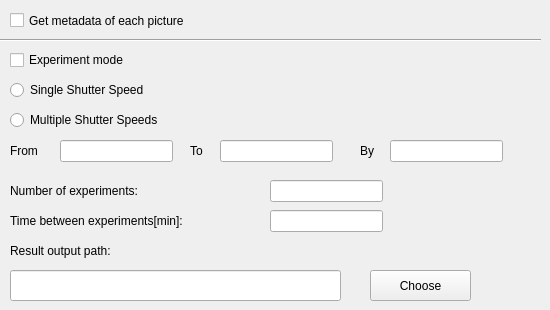
    <widget class="QWidget" name="tab_4">
     <attribute name="title">
      <string>Advanced</string>
     </attribute>
     <widget class="QCheckBox" name="checkBox_2">
      <property name="geometry">
       <rect>
        <x>10</x>
        <y>10</y>
        <width>291</width>
        <height>21</height>
       </rect>
      </property>
      <property name="text">
       <string>Get metadata of each picture</string>
      </property>
     </widget>
     <widget class="QLineEdit" name="lineEdit_15">
      <property name="geometry">
       <rect>
        <x>60</x>
        <y>140</y>
        <width>113</width>
        <height>22</height>
       </rect>
      </property>
     </widget>
     <widget class="QLineEdit" name="lineEdit_16">
      <property name="geometry">
       <rect>
        <x>220</x>
        <y>140</y>
        <width>113</width>
        <height>22</height>
       </rect>
      </property>
     </widget>
     <widget class="QLineEdit" name="lineEdit_17">
      <property name="geometry">
       <rect>
        <x>390</x>
        <y>140</y>
        <width>113</width>
        <height>22</height>
       </rect>
      </property>
     </widget>
     <widget class="QLabel" name="label_25">
      <property name="geometry">
       <rect>
        <x>10</x>
        <y>140</y>
        <width>51</width>
        <height>21</height>
       </rect>
      </property>
      <property name="text">
       <string>From</string>
      </property>
     </widget>
     <widget class="QLabel" name="label_26">
      <property name="geometry">
       <rect>
        <x>190</x>
        <y>140</y>
        <width>51</width>
        <height>21</height>
       </rect>
      </property>
      <property name="text">
       <string>To</string>
      </property>
     </widget>
     <widget class="QLabel" name="label_27">
      <property name="geometry">
       <rect>
        <x>360</x>
        <y>140</y>
        <width>51</width>
        <height>21</height>
       </rect>
      </property>
      <property name="text">
       <string>By</string>
      </property>
     </widget>
     <widget class="Line" name="line_2">
      <property name="geometry">
       <rect>
        <x>0</x>
        <y>30</y>
        <width>541</width>
        <height>20</height>
       </rect>
      </property>
      <property name="orientation">
       <enum>Qt::Horizontal</enum>
      </property>
     </widget>
     <widget class="QCheckBox" name="checkBox">
      <property name="geometry">
       <rect>
        <x>10</x>
        <y>50</y>
        <width>161</width>
        <height>20</height>
       </rect>
      </property>
      <property name="text">
       <string>Experiment mode</string>
      </property>
     </widget>
     <widget class="QLabel" name="label_24">
      <property name="geometry">
       <rect>
        <x>10</x>
        <y>240</y>
        <width>261</width>
        <height>21</height>
       </rect>
      </property>
      <property name="text">
       <string>Result output path:</string>
      </property>
     </widget>
     <widget class="QLineEdit" name="lineEdit_19">
      <property name="geometry">
       <rect>
        <x>10</x>
        <y>270</y>
        <width>331</width>
        <height>31</height>
       </rect>
      </property>
     </widget>
     <widget class="QPushButton" name="pushButton_6">
      <property name="geometry">
       <rect>
        <x>370</x>
        <y>270</y>
        <width>101</width>
        <height>31</height>
       </rect>
      </property>
      <property name="text">
       <string>Choose</string>
      </property>
     </widget>
     <widget class="QLineEdit" name="lineEdit_20">
      <property name="geometry">
       <rect>
        <x>270</x>
        <y>210</y>
        <width>113</width>
        <height>22</height>
       </rect>
      </property>
     </widget>
     <widget class="QLabel" name="label_28">
      <property name="geometry">
       <rect>
        <x>10</x>
        <y>210</y>
        <width>251</width>
        <height>21</height>
       </rect>
      </property>
      <property name="text">
       <string>Time between experiments[min]:</string>
      </property>
     </widget>
     <widget class="QLabel" name="label_34">
      <property name="geometry">
       <rect>
        <x>10</x>
        <y>180</y>
        <width>251</width>
        <height>21</height>
       </rect>
      </property>
      <property name="text">
       <string>Number of experiments:</string>
      </property>
     </widget>
     <widget class="QLineEdit" name="lineEdit_21">
      <property name="geometry">
       <rect>
        <x>270</x>
        <y>180</y>
        <width>113</width>
        <height>22</height>
       </rect>
      </property>
     </widget>
     <widget class="QRadioButton" name="radioButton">
      <property name="geometry">
       <rect>
        <x>10</x>
        <y>80</y>
        <width>191</width>
        <height>20</height>
       </rect>
      </property>
      <property name="text">
       <string>Single Shutter Speed</string>
      </property>
     </widget>
     <widget class="QRadioButton" name="radioButton_2">
      <property name="geometry">
       <rect>
        <x>10</x>
        <y>110</y>
        <width>221</width>
        <height>20</height>
       </rect>
      </property>
      <property name="text">
       <string>Multiple Shutter Speeds</string>
      </property>
     </widget>
    </widget>
